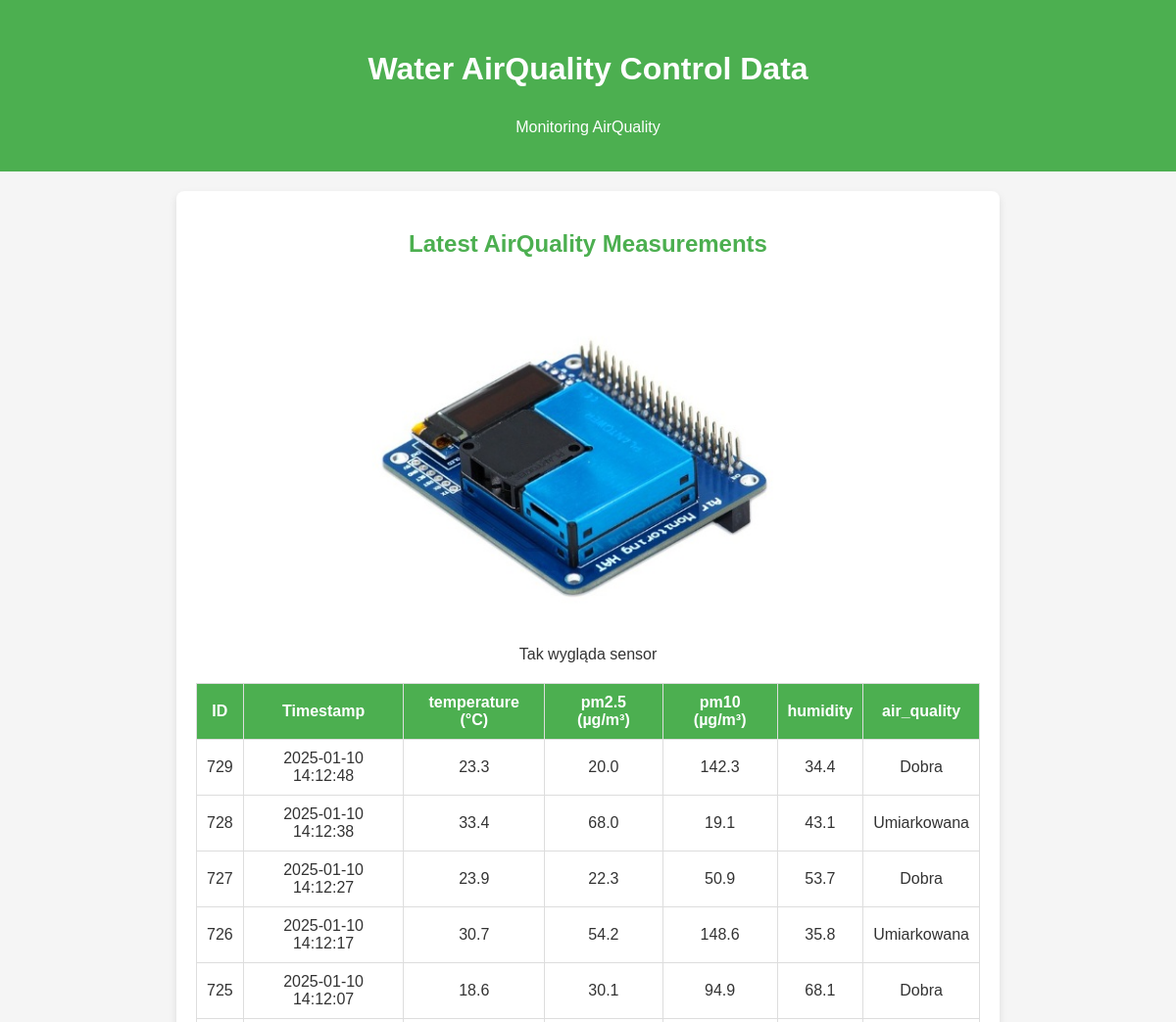
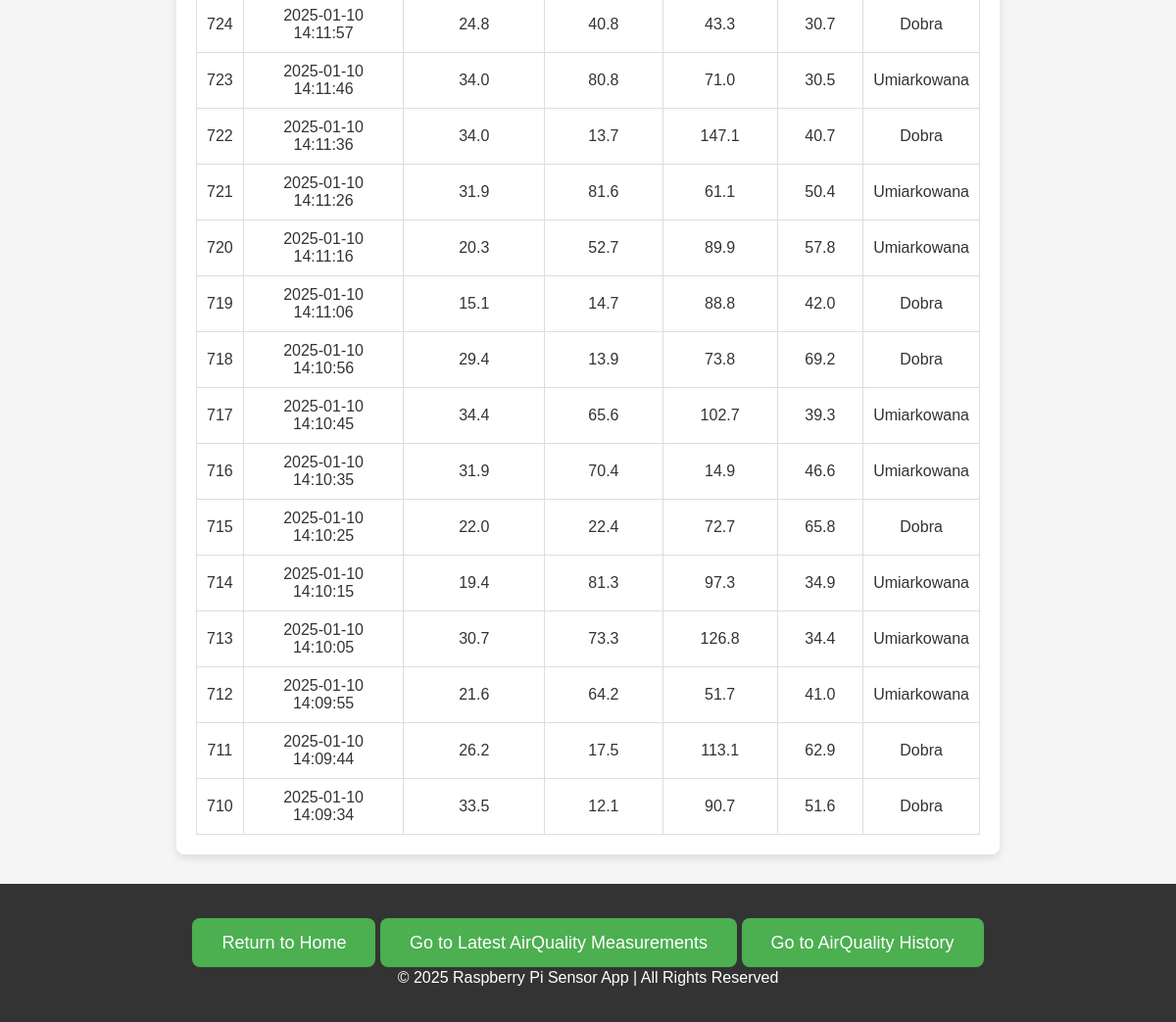
Before: /air_quality with the older database file (2 pictures, top to bottom).
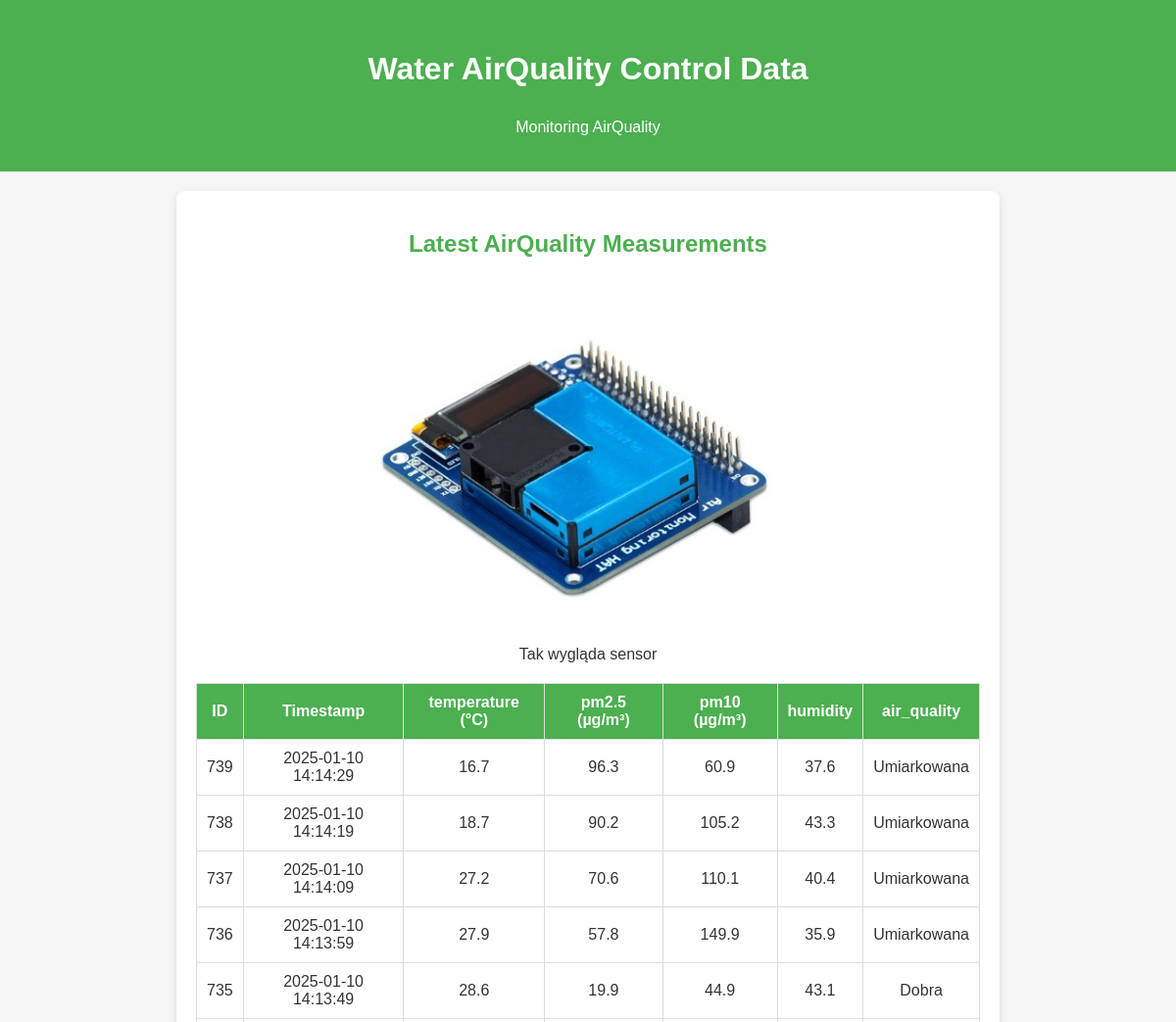
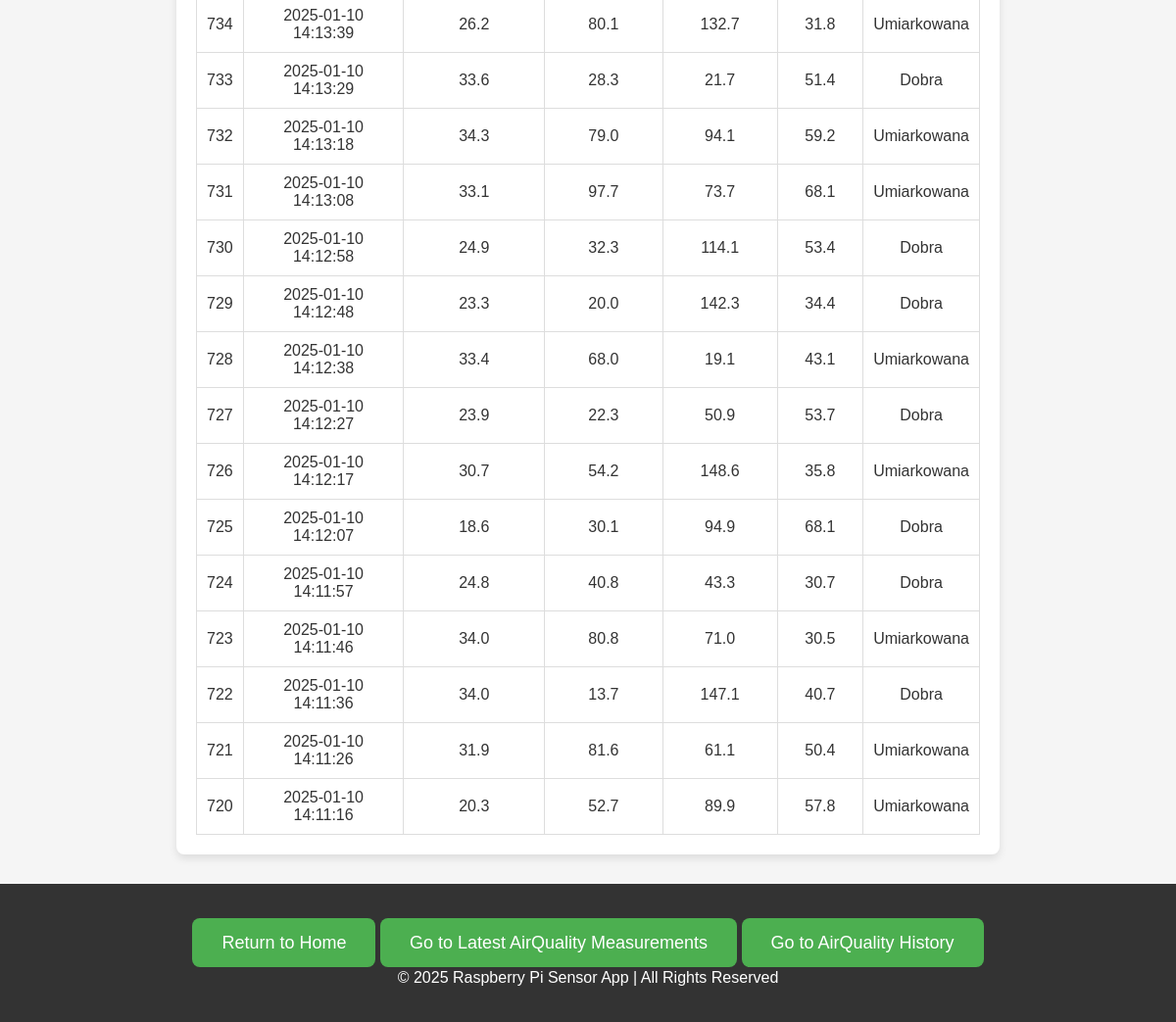
After: the same page with the newer database file (2 pictures, top to bottom).
### tables this page shows
CREATE TABLE air_control (
            id INTEGER PRIMARY KEY AUTOINCREMENT,
            timestamp DATETIME DEFAULT CURRENT_TIMESTAMP,
            pm25 REAL,
            pm10 REAL,
            temperature REAL,
            humidity REAL,
            air_quality TEXT
        );

### app.py (the view)
@app.route('/air_quality')
def air_quality_page():
    conn = sqlite3.connect(DB_PATH)
    cursor = conn.cursor()
    cursor.execute("""
                   SELECT id, timestamp, temperature, pm25, pm10, humidity, air_quality
                   FROM air_control
                   ORDER BY timestamp DESC LIMIT 20
                   """)
    measurements = cursor.fetchall()
    conn.close()
    return render_template('air_quality.html', measurements=measurements)

### templates/air_quality.html (shortened to what this page needs)
<!DOCTYPE html>
<html lang="en">
<head>
    <link rel="stylesheet" href="static/css/index.css">
</head>
<body>
    <header>
        <p class="welcome-msg">Water AirQuality Control Data</p>
        <p>Monitoring AirQuality</p>
    </header>
    <div class="container">
        <h2>Latest AirQuality Measurements</h2>
        <div class="image-container">
            <img src="static/images/czujnik_pm_10.jpg" alt="Water Quality" class="resized-image">
            <p>Tak wygląda sensor</p>
        </div>
        <table>
            <thead>
                <tr>
                    <th>ID</th>
                    <th>Timestamp</th>
                    <th>temperature (&deg;C)</th>
                    <th>pm2.5 (&micro;g/m³)</th>
                    <th>pm10 (&micro;g/m³)</th>
                    <th>humidity</th>
                    <th>air_quality</th>
                </tr>
            </thead>
            <tbody>
                {% for measurement in measurements %}
                    <tr>
                        <td>{{ measurement[0] }}</td>
                        <td>{{ measurement[1] }}</td>
                        <td>{{ measurement[2] }}</td>
                        <td>{{ measurement[3] }}</td>
                        <td>{{ measurement[4] }}</td>
                        <td>{{ measurement[5] }}</td>
                        <td>{{ measurement[6] }}</td>
                    </tr>
                {% endfor %}
            </tbody>
        </table>
    </div>
    <footer>
        <div class="cta">
            <a href="/" class="button">Return to Home</a>
            <a href="/air_quality" class="button">Go to Latest AirQuality Measurements</a>
            <a href="/air_quality_history" class="button">Go to AirQuality History</a>
        </div>
        <p>&copy; 2025 Raspberry Pi Sensor App | All Rights Reserved</p>
    </footer>
</body>
</html>

Changed rows visible on the page:
no longer on this page (row unchanged): air_control: id "719", timestamp "2025-01-10 14:11:06", temperature "15.1", pm25 "14.7", pm10 "88.8", humidity "42.0", air_quality "Dobra"
no longer on this page (row unchanged): air_control: id "718", timestamp "2025-01-10 14:10:56", temperature "29.4", pm25 "13.9", pm10 "73.8", humidity "69.2", air_quality "Dobra"
no longer on this page (row unchanged): air_control: id "717", timestamp "2025-01-10 14:10:45", temperature "34.4", pm25 "65.6", pm10 "102.7", humidity "39.3", air_quality "Umiarkowana"
no longer on this page (row unchanged): air_control: id "716", timestamp "2025-01-10 14:10:35", temperature "31.9", pm25 "70.4", pm10 "14.9", humidity "46.6", air_quality "Umiarkowana"
no longer on this page (row unchanged): air_control: id "715", timestamp "2025-01-10 14:10:25", temperature "22.0", pm25 "22.4", pm10 "72.7", humidity "65.8", air_quality "Dobra"
no longer on this page (row unchanged): air_control: id "714", timestamp "2025-01-10 14:10:15", temperature "19.4", pm25 "81.3", pm10 "97.3", humidity "34.9", air_quality "Umiarkowana"
no longer on this page (row unchanged): air_control: id "713", timestamp "2025-01-10 14:10:05", temperature "30.7", pm25 "73.3", pm10 "126.8", humidity "34.4", air_quality "Umiarkowana"
no longer on this page (row unchanged): air_control: id "712", timestamp "2025-01-10 14:09:55", temperature "21.6", pm25 "64.2", pm10 "51.7", humidity "41.0", air_quality "Umiarkowana"
no longer on this page (row unchanged): air_control: id "711", timestamp "2025-01-10 14:09:44", temperature "26.2", pm25 "17.5", pm10 "113.1", humidity "62.9", air_quality "Dobra"
no longer on this page (row unchanged): air_control: id "710", timestamp "2025-01-10 14:09:34", temperature "33.5", pm25 "12.1", pm10 "90.7", humidity "51.6", air_quality "Dobra"
added air_control: id "739", timestamp "2025-01-10 14:14:29", temperature "16.7", pm25 "96.3", pm10 "60.9", humidity "37.6", air_quality "Umiarkowana"
added air_control: id "738", timestamp "2025-01-10 14:14:19", temperature "18.7", pm25 "90.2", pm10 "105.2", humidity "43.3", air_quality "Umiarkowana"
added air_control: id "737", timestamp "2025-01-10 14:14:09", temperature "27.2", pm25 "70.6", pm10 "110.1", humidity "40.4", air_quality "Umiarkowana"
added air_control: id "736", timestamp "2025-01-10 14:13:59", temperature "27.9", pm25 "57.8", pm10 "149.9", humidity "35.9", air_quality "Umiarkowana"
added air_control: id "735", timestamp "2025-01-10 14:13:49", temperature "28.6", pm25 "19.9", pm10 "44.9", humidity "43.1", air_quality "Dobra"
added air_control: id "734", timestamp "2025-01-10 14:13:39", temperature "26.2", pm25 "80.1", pm10 "132.7", humidity "31.8", air_quality "Umiarkowana"
added air_control: id "733", timestamp "2025-01-10 14:13:29", temperature "33.6", pm25 "28.3", pm10 "21.7", humidity "51.4", air_quality "Dobra"
added air_control: id "732", timestamp "2025-01-10 14:13:18", temperature "34.3", pm25 "79.0", pm10 "94.1", humidity "59.2", air_quality "Umiarkowana"
added air_control: id "731", timestamp "2025-01-10 14:13:08", temperature "33.1", pm25 "97.7", pm10 "73.7", humidity "68.1", air_quality "Umiarkowana"
added air_control: id "730", timestamp "2025-01-10 14:12:58", temperature "24.9", pm25 "32.3", pm10 "114.1", humidity "53.4", air_quality "Dobra"
